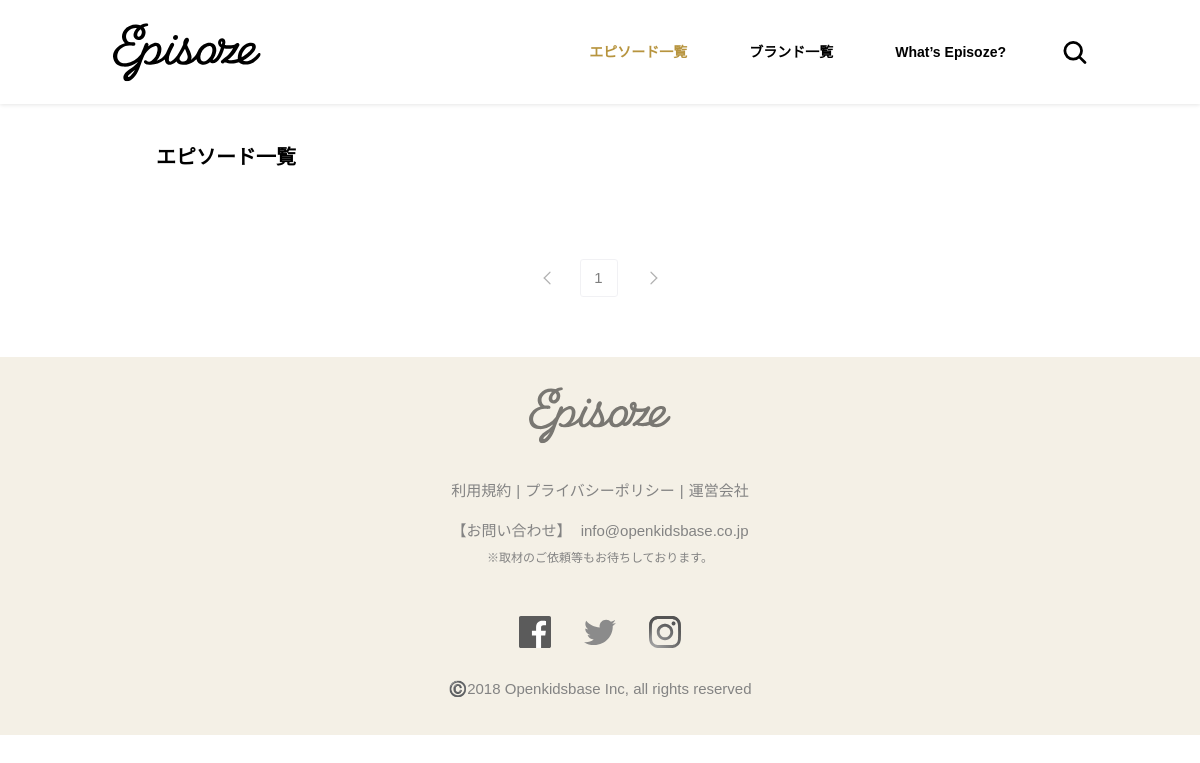
Page /episodes/ on the earlier database version.
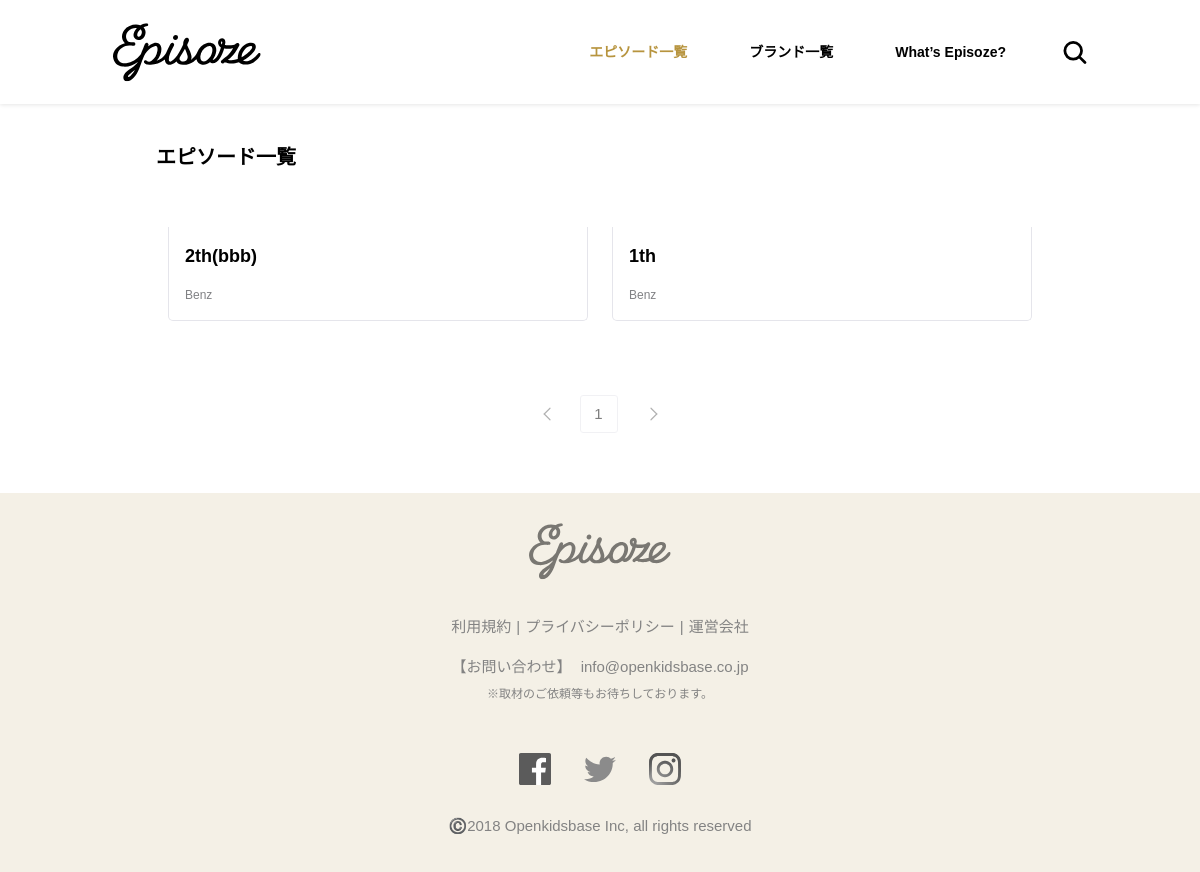
Same page on the later database version.
### articles/models.py (models this page shows)
class Article(models.Model):
    title               = models.CharField(max_length=200, null=True, blank=True)
    brand               = models.ForeignKey(Brand, on_delete=models.CASCADE, default=0)
    is_featured         = models.BooleanField(default=False)
    cover_image         = models.FileField(upload_to='uploads/', default="default.png")
    member_name         = models.TextField(null=True, blank=True)
    member_title        = models.TextField(null=True, blank=True)
    attribute           = models.TextField(null=True, blank=True)
    region              = models.TextField(null=True, blank=True)
    category            = models.TextField(null=True, blank=True)
    content             = models.TextField(null=True, blank=True)
    is_published        = models.BooleanField(default=False)
    free_links          = JSONField("free_links", default=[], null=True, blank=True)
    creation_date       = models.DateTimeField(default=datetime.now)

### brands/models.py (models this page shows)
class Brand(models.Model):
    user                    = models.OneToOneField(User, on_delete=models.CASCADE, default=0)
    name                    = models.CharField(max_length=50, null=True, blank=True)
    name_slug               = models.CharField(max_length=50, null=True, blank=True)
    logo_image              = models.FileField(upload_to='uploads/', default="default.png", null=True, blank=True)
    cover_image             = models.FileField(upload_to='uploads/', default="default.png", null=True, blank=True)
    introduction            = models.TextField(null=True, blank=True)
    small_introduction      = models.CharField(max_length=50, null=True, blank=True)
    facebook_url            = models.CharField(max_length=200, null=True, blank=True)
    twitter_url             = models.CharField(max_length=200, null=True, blank=True)
    instagram_url           = models.CharField(max_length=200, null=True, blank=True)
    company_name            = models.CharField(max_length=200, null=True, blank=True)
    company_representative  = models.CharField(max_length=200, null=True, blank=True)
    company_address         = models.CharField(max_length=200, null=True, blank=True)
    company_website         = models.CharField(max_length=200, null=True, blank=True)
    company_founding_date   = models.DateField(_("Date"), default=datetime.today)
    company_sales_offices   = models.TextField(null=True, blank=True)
    company_introduction    = models.TextField(null=True, blank=True)
    free_links              = JSONField("free_links", default=[], null=True, blank=True)
    creation_date           = models.DateTimeField(default=datetime.now)

### articles/views.py (the view)
# urls.py: url(r'^', views.index, name="brand_admin_index"),
def index(request):
	articles = Article.objects.filter(is_published=True).order_by('-creation_date')
	paginator = Paginator(articles, 2)
	page = request.GET.get('page')
	articles_page = paginator.get_page(page)
	context = {'articles': articles_page, 'page_cnt': range(articles_page.paginator.num_pages)}
	return render(request, 'articles/article_list.html', context)

### articles/templates/articles/article_list.html (shortened to what this page needs)
{% extends './base.html' %}
{% load static %}
{% load tz %}
{% block header %}
    {% include './header_01.html' %}
{% endblock %}
{% block content %}
    <main class="content ">
        <section class="episode-list__wrapper">
            <div class="episode-list">
                <h1 class="brand-list__headline">エピソード一覧</h1>
                <div class="espisoze-list__tile tile">
                    {% for article in articles %}
                        <a href="/articles/{{ article.id }}/" class="episode-list__item tile__item">
                            <figure class="episode-list__figure">
                                <figcaption class="episode-list__figure_desc">
                                    <p class="episode-list__figure_headline_desc">{{ article.member_title }} | {{ article.brand.name }}</p>
                                </figcaption>
                            </figure>
                            <article class="episode-list__desc">
                                <h2 class="episode-list__headline">{{ article.title }}</h2>
                                <div class="episode-list__info">
                                    <p class="episode-list__info_name">{{ article.brand.name }}</p>
                                </div>
                            </article>
                        </a>
                    {% endfor %}
                </div>
                <div class="pagination episode-list__pagination">
                    {% if articles.has_previous %}
                        <a href="?page={{ articles.previous_page_number }}" class="pagination__arrow_left"></a>
                    {% else %}
                        <a class="pagination__arrow_left inactive"></a>
                    {% endif %}
                    {% for i in page_cnt %}
                        <a href="/episodes/?page={{i|add:1}}" class="pagination__link {% if articles.number == i|add:1 %} pagination__current {% endif %}">{{ i|add:1 }}</a>
                    {% endfor %}
                    {% if articles.has_next %}
                        <a href="?page={{ articles.next_page_number }}" class="pagination__arrow_right"></a>
                    {% else %}
                        <a class="pagination__arrow_right inactive"></a>
                    {% endif %}
                </div>
            </div>
        </section>
    </main>
{% endblock %}
{% block footer %}
    {% include './footer_01.html' %}
{% endblock %}

Differences in the rows shown:
added Article: title "2th(bbb)", brand.name "Benz"
added Article: title "1th", brand.name "Benz"
